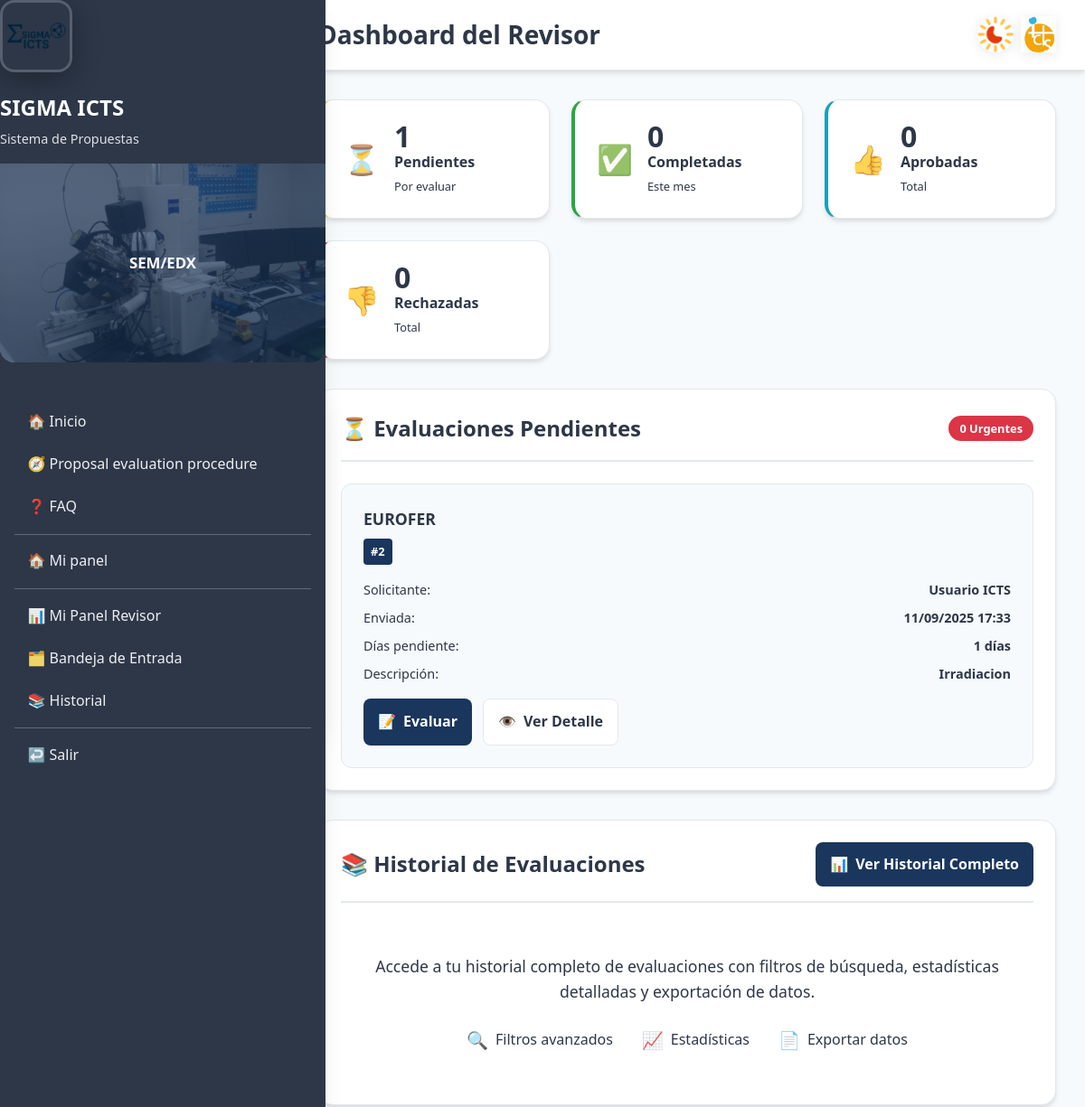
The page /icts/reviews/dashboard/ (signed in, upper part) on the database as committed earlier.
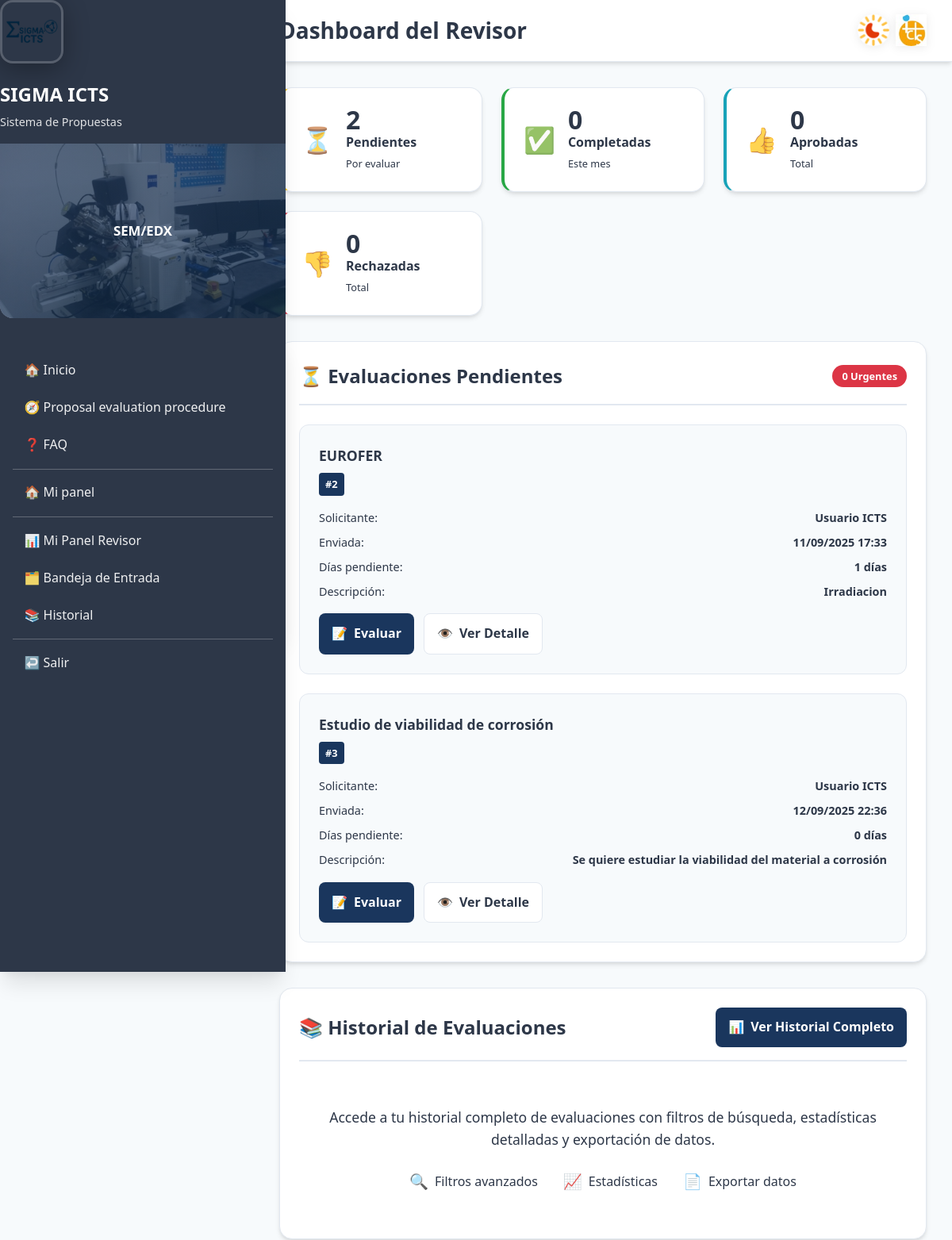
The same page on the database as committed later.
### icts/models.py (models this page shows, shortened)
class ProposalReview(models.Model):
    DECISION = [
        ("pending", "Pending"),
        ("approve", "Approve"),
        ("request_changes", "Request changes"),
        ("reject", "Reject"),
    ]
    proposal = models.ForeignKey(
        AccessProposal, on_delete=models.CASCADE, related_name="reviews"
    )
    reviewer = models.ForeignKey(
        settings.AUTH_USER_MODEL, on_delete=models.CASCADE, related_name="icts_reviews"
    )
    decision = models.CharField(max_length=16, choices=DECISION, default="pending")
    comments = models.TextField(blank=True)
    updated_at = models.DateTimeField(auto_now=True)
    feasibility_ok = models.BooleanField(null=True, blank=True, help_text="Is this proposal technically feasible?")
    score_scientific_quality = models.IntegerField(
        null=True, blank=True,
        choices=[(i, i) for i in range(1, 6)],
        help_text="Scientific quality score (1-5)"
    )
    score_need_infrastructure = models.IntegerField(
        null=True, blank=True,
        choices=[(i, i) for i in range(1, 6)],
        help_text="Need for advanced infrastructure score (1-5)"
    )
    score_industrial_potential = models.IntegerField(
        null=True, blank=True,
        choices=[(i, i) for i in range(1, 6)],
        help_text="Industrial potential score (1-5)"
    )
    class Meta:
        unique_together = ("proposal", "reviewer")

class AccessProposal(models.Model):
    STATUS_CHOICES = [
        ("draft", "Draft"),
        ("submitted", "Submitted"),
        ("accepted", "Accepted"),
        ("rejected", "Rejected"),
    ]
    applicant = models.ForeignKey(
        settings.AUTH_USER_MODEL,
        on_delete=models.CASCADE,
        related_name="icts_proposals",
    )
    title = models.CharField(max_length=200)
    scope = models.TextField(blank=True)
    facilities = models.ManyToManyField(Facility, blank=True)
    status = models.CharField(max_length=12, choices=STATUS_CHOICES, default="draft")
    created_at = models.DateTimeField(auto_now_add=True)
    is_new_request = models.BooleanField(default=True, help_text="Is this a new request?")
    previous_access = models.ForeignKey(
        'self',
        on_delete=models.SET_NULL,
        null=True,
        blank=True,
        help_text="Previous approved request to copy data from"
    )
    access_code = models.CharField(max_length=20, blank=True, help_text="Auto-generated access code")
    applicant_is_different = models.BooleanField(default=False)
    organization = models.CharField(max_length=200, blank=True, help_text="Center/Institution")
    contact_person = models.CharField(max_length=200, blank=True)
    email = models.EmailField(blank=True)
    phone = models.CharField(max_length=50, blank=True)
    project_name = models.CharField(max_length=200, blank=True)
    project_type = models.CharField(max_length=100, blank=True, help_text="International, European, National, Regional")
    funding_source = models.CharField(max_length=200, blank=True)
    start_year = models.IntegerField(null=True, blank=True)
    end_year = models.IntegerField(null=True, blank=True)
    previous_experiments = models.TextField(blank=True)
    references = models.TextField(blank=True)
    facility_sem = models.BooleanField(default=False)
    facility_sem_fib = models.BooleanField(default=False)
    facility_imp = models.BooleanField(default=False)
    facility_sims = models.BooleanField(default=False)
    facility_confocal = models.BooleanField(default=False)
    facility_vdg = models.BooleanField(default=False)
    facility_profilometer = models.BooleanField(default=False)

### icts/views.py (the view)
# urls.py: path("reviews/dashboard/", views.reviewer_dashboard_new, name="reviewer_dashboard_new"),
@login_required(login_url="/accounts/login/icts/")
@user_passes_test(is_reviewer)
@never_cache
def reviewer_dashboard_new(request):
    from datetime import datetime, timedelta
    pending_reviews = ProposalReview.objects.filter(
        reviewer=request.user,
        decision='pending'
    ).select_related('proposal')
    completed_reviews = ProposalReview.objects.filter(
        reviewer=request.user,
        decision__in=['approve', 'reject', 'request_changes']
    )
    pending_count = pending_reviews.count()
    completed_count = completed_reviews.count()
    approved_count = completed_reviews.filter(decision='approve').count()
    rejected_count = completed_reviews.filter(decision='reject').count()
    pending_with_days = []
    for review in pending_reviews:
        days_pending = (datetime.now().date() - review.proposal.created_at.date()).days
        is_urgent = days_pending > 7  # Más de 7 días es urgente
        pending_with_days.append({
            'review': review,
            'days_pending': days_pending,
            'is_urgent': is_urgent
        })
    urgent_count = sum(1 for item in pending_with_days if item['is_urgent'])
    recent_reviews = completed_reviews.order_by('-updated_at')[:5]
    context = {
        'pending_count': pending_count,
        'completed_count': completed_count,
        'approved_count': approved_count,
        'rejected_count': rejected_count,
        'urgent_count': urgent_count,
        'pending_reviews': pending_with_days,
        'recent_reviews': recent_reviews,
    }
    return render(request, "icts/reviewer_dashboard_new.html", context)

### accounts/templatetags/form_extras.py (called while the page is built)
@register.filter(name="has_group")
def has_group(user, group_name: str):
    try:
        return user.is_authenticated and user.groups.filter(name__iexact=group_name).exists()
    except Exception:
        return False

### icts/context_processors.py (called while the page is built)
def icts_ui(request):
    user = request.user
    role = ""
    if user.is_authenticated:
        if user.is_superuser:
            role = "Admin"
        elif user.groups.filter(name__iexact="managers").exists():
            role = "Manager"
        elif user.groups.filter(name__iexact="responsables").exists():
            role = "Responsable"
        elif user.groups.filter(name__iexact="revisores").exists():
            role = "Revisor"
        else:
            role = "Usuario"
    return {"icts_role_name": role}

### icts/views.py (called while the page is built)
def is_reviewer(user):
    return user.is_superuser or user.groups.filter(name__iexact="revisores").exists()

### sigmalab/context_processors.py (called while the page is built)
def lab_role(request):
    role = None
    if request.user.is_authenticated:
        if (request.user.is_superuser
            or request.user.groups.filter(name="Técnicos Σ-LAB").exists()):
            role = "TECNICO"
        else:
            role = "USUARIO"
    return {"LAB_ROLE": role}

### icts/templates/icts/reviewer_dashboard_new.html (shortened to what the changed rows need)
{% extends "base_icts.html" %}
{% load form_extras %}
{% block page_title %}Dashboard del Revisor{% endblock %}
{% block content %}
<div class="reviewer-dashboard-container">
  <div class="reviewer-stats">
    <div class="stat-card pending">
      <div class="stat-content">
        <div class="stat-number">{{ pending_count }}</div>
        <div class="stat-label">Pendientes</div>
        <div class="stat-subtitle">Por evaluar</div>
      </div>
    </div>
  </div>
  <div class="pending-section">
    {% if pending_reviews %}
      <div class="reviews-grid">
        {% for item in pending_reviews %}
        <div class="review-card {% if item.is_urgent %}urgent{% endif %}">
          <div class="review-header">
            <h4 class="proposal-title">{{ item.review.proposal.title|default:"(Sin título)" }}</h4>
            <div class="review-meta">
              <span class="proposal-id">#{{ item.review.proposal.id }}</span>
            </div>
          </div>
          <div class="review-info">
            <div class="info-row">
              <span class="info-label">Solicitante:</span>
              <span class="info-value">{{ item.review.proposal.applicant.get_full_name|default:item.review.proposal.applicant.get_username }}</span>
            </div>
            <div class="info-row">
              <span class="info-label">Enviada:</span>
              <span class="info-value">{{ item.review.proposal.created_at|date:"d/m/Y H:i" }}</span>
            </div>
            <div class="info-row">
              <span class="info-label">Días pendiente:</span>
              <span class="info-value {% if item.days_pending > 7 %}overdue{% endif %}">{{ item.days_pending }} días</span>
            </div>
            {% if item.review.proposal.scope %}
            <div class="info-row">
              <span class="info-label">Descripción:</span>
              <span class="info-value">{{ item.review.proposal.scope|truncatechars:100 }}</span>
            </div>
            {% endif %}
          </div>
          <div class="review-actions">
            <a href="{% url 'icts:review_start' item.review.proposal.pk %}" class="action-btn evaluate">
              <span class="btn-icon">📝</span>
              <span class="btn-text">Evaluar</span>
            </a>
            <a href="{% url 'icts:proposal_detail' item.review.proposal.pk %}" class="action-btn view">
              <span class="btn-icon">👁️</span>
              <span class="btn-text">Ver Detalle</span>
            </a>
          </div>
        </div>
        {% endfor %}
      </div>
    {% else %}
      <div class="empty-state">
        <div class="empty-icon">🎉</div>
        <h3 class="empty-title">¡Excelente trabajo!</h3>
        <p class="empty-description">No tienes evaluaciones pendientes en este momento.</p>
      </div>
    {% endif %}
  </div>
</div>
{% endblock %}

Rows that differ between the two databases and show on the page:
added ProposalReview: review.proposal "Estudio de viabilidad de corrosión", review.proposal.id "3", review.proposal.applicant.get_full_name "Usuario ICTS", review.proposal.created_at "12/09/2025 22:36", days_pending "0", review.proposal.scope "Se quiere estudiar la viabilidad del material a corrosión"
Other text that changed with them:
{{ pending_count }}: "1" → "2"
